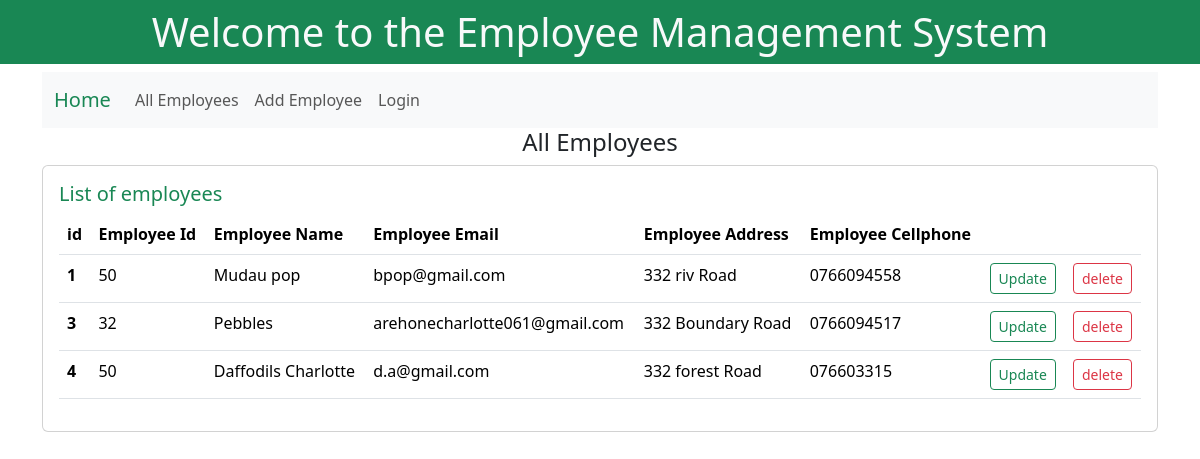
The page / on the database its author committed.
### emp/models.py (models this page shows)
class Employee(models.Model):
    employeeid = models.CharField(max_length=100)
    employeename = models.CharField(max_length=50)
    email = models.CharField(max_length=50)
    address = models.CharField(max_length=50)
    phone = models.CharField(max_length=50)

### emp/views.py (the view)
# urls.py: path("", views.allemployees, name="allemployees"),
def allemployees(request):
    emp = Employee.objects.all()
    return render(request, "emp/allemployees.html", {"allemployees":emp})

### emp/templates/emp/allemployees.html
{% extends "base.html" %}
{% block content %}
<h4 class="text-center">All Employees</h4>
<div class="container card p-3">
    <h5 class="text-success">List of employees</h5>
    <div>
        <table class="table">
            <thead>
              <tr>
                <th scope="col">id</th>
                <th scope="col">Employee Id</th>
                <th scope="col">Employee Name</th>
                <th scope="col">Employee Email</th>
                <th scope="col">Employee Address</th>
                <th scope="col">Employee Cellphone</th>
                <th scope="col"></th>
                <th scope="col"></th>
              </tr>
            </thead>
            <tbody>
                {% if allemployees %}
                {% for eachemployee in allemployees %}
              <tr>
                <th scope="row">{{ eachemployee.id }}</th>
                <td>{{eachemployee.employeeid}}</td>
                <td>{{eachemployee.employeename}}</td>
                <td>{{eachemployee.email}}</td>
                <td>{{eachemployee.address}}</td>
                <td>{{eachemployee.phone}}</td>
                <td><a class="btn btn-sm btn-outline-success" href="{% url 'updateemployee' eachemployee.id %}">Update</a></td>
                <td><a class="btn btn-sm btn-outline-danger" href="{% url 'deleteemployee' eachemployee.id %}">delete</a></td>
              </tr>
                {% endfor %}
                {% endif %}
            </tbody>
        </table>
    </div>
</div>
{% endblock content %}

### templates/base.html (shortened to what this page needs)
<!doctype html>
<html lang="en">
  <head>
    <link href="https://cdn.jsdelivr.net/npm/bootstrap@5.3.3/dist/css/bootstrap.min.css" rel="stylesheet">
  </head>
  <body>
    <h1 class="text-center bg-success p-2 text-light">Welcome to the Employee Management System</h1>
    <div class="maincontent container">
        {% include "navbar.html" %}
        {% block content %}
        {% endblock content %}
    </div>
  </body>
</html>

### templates/navbar.html (shortened to what this page needs)
<div class="header">
    <nav class="navbar navbar-expand-lg bg-body-tertiary">
        <div class="container-fluid">
          <a class="navbar-brand text-success" href="{% url 'allemployees' %}">Home</a>
          <div class="collapse navbar-collapse " id="navbarSupportedContent">
            <ul class="navbar-nav me-auto mb-2 mb-lg-0">
              <li class="nav-item">
                <a class="nav-link" href="{% url 'allemployees' %}">All Employees</a>
              </li>
              <li class="nav-item">
                <a class="nav-link" href="{% url 'addemployee' %}">Add Employee</a>
              </li>
              <li class="nav-item">
                <a class="nav-link" href="#">Login</a>
              </li>
            </ul>
          </div>
        </div>
      </nav>
</div>

### rows shown on the page
Employee: id "1", employeeid "50", employeename "Mudau pop", email "bpop@gmail.com", address "332 riv Road", phone "0766094558"
Employee: id "3", employeeid "32", employeename "Pebbles", email "arehonecharlotte061@gmail.com", address "332 Boundary Road", phone "0766094517"
Employee: id "4", employeeid "50", employeename "Daffodils Charlotte", email "d.a@gmail.com", address "332 forest Road", phone "076603315"
